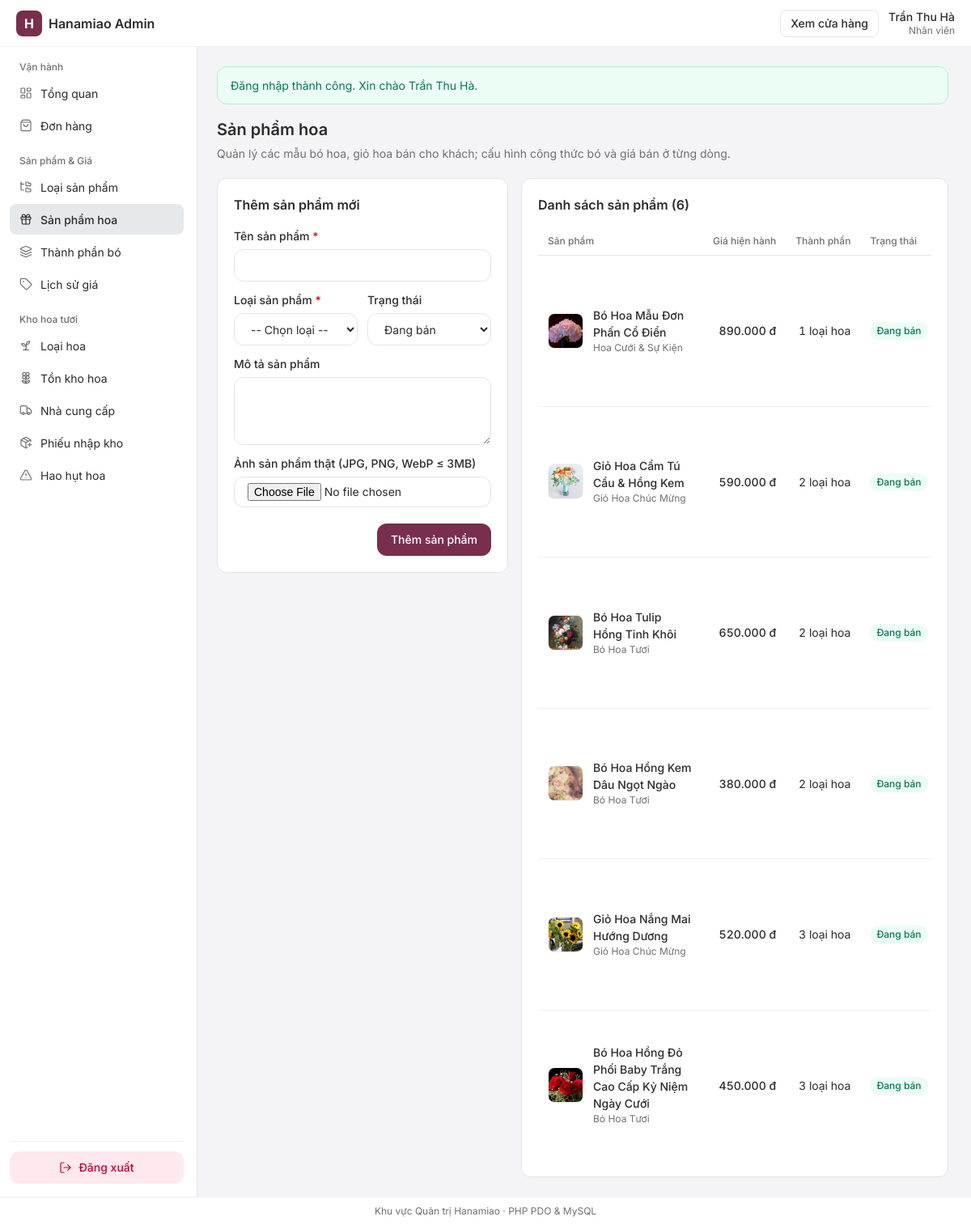
/admin/index.php?page=products (signed in), run on the app's committed database.
### tables this page shows
CREATE TABLE IF NOT EXISTS `SanPham` (
    `ID_SP` INT UNSIGNED NOT NULL AUTO_INCREMENT,
    `TenSanPham` VARCHAR(180) NOT NULL,
    `ID_LSP` INT UNSIGNED NOT NULL,
    `HinhAnh` VARCHAR(255) DEFAULT NULL,
    `MoTa` TEXT DEFAULT NULL,
    `TrangThai` TINYINT(1) NOT NULL DEFAULT 1,
    PRIMARY KEY (`ID_SP`),
    KEY `idx_sp_lsp` (`ID_LSP`),
    KEY `idx_sp_trangthai` (`TrangThai`),
    CONSTRAINT `fk_sanpham_loaisanpham` FOREIGN KEY (`ID_LSP`)
        REFERENCES `LoaiSanPham` (`ID_LSP`) ON UPDATE CASCADE ON DELETE RESTRICT
);

CREATE TABLE IF NOT EXISTS `LoaiSanPham` (
    `ID_LSP` INT UNSIGNED NOT NULL AUTO_INCREMENT,
    `TenLoaiSanPham` VARCHAR(120) NOT NULL,
    `TrangThai` TINYINT(1) NOT NULL DEFAULT 1,
    PRIMARY KEY (`ID_LSP`),
    KEY `idx_lsp_trangthai` (`TrangThai`)
);

### functions/helpers.php (called while the page is built, shortened)
<?php
function h(mixed $value): string
{
    return htmlspecialchars((string)($value ?? ''), ENT_QUOTES, 'UTF-8');
}
function formatMoney(float|int|string|null $amount): string
{
    return number_format((float)$amount, 0, ',', '.') . ' đ';
}
function getImageUrl(?string $relativePath, string $prefix = ''): string
{
    $clean = trim((string)($relativePath ?? ''));
    $normalized = ltrim(str_replace('\\', '/', $clean), '/');
    $absolutePath = dirname(__DIR__) . DIRECTORY_SEPARATOR . str_replace('/', DIRECTORY_SEPARATOR, $normalized);
    return $prefix . $normalized;
}

### admin/pages/products.php (the view, shortened to what this page needs)
<?php
$products = [];
$editProduct = null;
if ($pdo instanceof PDO) {
    try {
        $products = $pdo->query(
            'SELECT sp.ID_SP, sp.TenSanPham, sp.ID_LSP, sp.HinhAnh, sp.MoTa, sp.TrangThai,
                    lsp.TenLoaiSanPham,
                    (
                        SELECT g.GiaBan
                        FROM LichSuGia g
                        WHERE g.ID_SP = sp.ID_SP
                          AND g.NgayBatDau <= NOW()
                          AND (g.NgayKetThuc IS NULL OR g.NgayKetThuc > NOW())
                        ORDER BY (g.NgayKetThuc IS NULL) DESC, g.NgayBatDau DESC, g.ID_GB DESC
                        LIMIT 1
                    ) AS GiaBanHienTai,
                    (SELECT COUNT(*) FROM ThanhPhanBo t WHERE t.ID_SP = sp.ID_SP) AS SoThanhPhan
             FROM SanPham sp
             INNER JOIN LoaiSanPham lsp ON lsp.ID_LSP = sp.ID_LSP
             ORDER BY sp.ID_SP DESC'
        )->fetchAll();
    } catch (PDOException $exception) {
        error_log('[Hanamiao Admin Products] ' . $exception->getMessage());
        $dbError = 'Không thể tải danh sách sản phẩm.';
    }
}
?>
<div class="admin-page-head">
    <div>
        <h1 class="admin-page-title">Sản phẩm hoa</h1>
        <p class="admin-page-subtitle">Quản lý các mẫu bó hoa, giỏ hoa bán cho khách; cấu hình công thức bó và giá bán ở từng dòng.</p>
    </div>
</div>
<div class="admin-split-grid">
    <section class="admin-card">
        <div class="admin-card-head">
            <h2 class="admin-card-title"><?php echo $editProduct ? 'Cập nhật sản phẩm #' . (int)$editProduct['ID_SP'] : 'Thêm sản phẩm mới'; ?></h2>
        </div>
        <form action="actions/product_save.php" method="post" enctype="multipart/form-data" class="admin-form">
            <div class="admin-field">
                <label for="ten_sp" class="admin-label">Tên sản phẩm <span class="required-mark">*</span></label>
                <input id="ten_sp" name="ten_sp" type="text" class="admin-input" maxlength="180" value="<?php echo h($editProduct['TenSanPham'] ?? ''); ?>" required>
            </div>
            <div class="admin-form-row">
                <div class="admin-field">
                    <label for="id_lsp" class="admin-label">Loại sản phẩm <span class="required-mark">*</span></label>
                    <select id="id_lsp" name="id_lsp" class="admin-input" required>
                        <option value="">-- Chọn loại --</option>
                    </select>
                </div>
                <div class="admin-field">
                    <label for="trang_thai" class="admin-label">Trạng thái</label>
                    <?php $st = (int)($editProduct['TrangThai'] ?? 1); ?>
                    <select id="trang_thai" name="trang_thai" class="admin-input">
                        <option value="1"<?php echo $st === 1 ? ' selected' : ''; ?>>Đang bán</option>
                    </select>
                </div>
            </div>
            <div class="admin-field">
                <label for="mo_ta" class="admin-label">Mô tả sản phẩm</label>
                <textarea id="mo_ta" name="mo_ta" rows="3" class="admin-input admin-textarea"><?php echo h($editProduct['MoTa'] ?? ''); ?></textarea>
            </div>
            <div class="admin-field">
                <label for="hinh_anh" class="admin-label">Ảnh sản phẩm thật (JPG, PNG, WebP &le; 3MB)</label>
                <input id="hinh_anh" name="hinh_anh" type="file" accept="image/jpeg,image/png,image/webp" class="admin-input admin-file-input">
            </div>
            <div class="admin-form-actions">
                <button type="submit" class="admin-btn admin-btn-primary">
                    <?php echo $editProduct ? 'Lưu thay đổi' : 'Thêm sản phẩm'; ?>
                </button>
            </div>
        </form>
    </section>
    <section class="admin-card">
        <div class="admin-card-head">
            <h2 class="admin-card-title">Danh sách sản phẩm (<?php echo count($products); ?>)</h2>
        </div>
        <?php if (count($products) === 0): ?>
            <div class="admin-empty-inline"><p class="admin-muted">Chưa có sản phẩm nào.</p></div>
        <?php else: ?>
            <div class="admin-table-wrap">
                <table class="admin-table">
                    <thead>
                        <tr>
                            <th>Sản phẩm</th>
                            <th class="text-right">Giá hiện hành</th>
                            <th class="text-right">Thành phần</th>
                            <th>Trạng thái</th>
                        </tr>
                    </thead>
                    <tbody>
                        <?php foreach ($products as $sp): ?>
                            <?php $id = (int)$sp['ID_SP']; $active = (int)$sp['TrangThai'] === 1; ?>
                            <tr>
                                <td>
                                    <div class="admin-item-cell">
                                        <img class="admin-thumb-sm" src="<?php echo h(getImageUrl($sp['HinhAnh'], '../')); ?>" alt="<?php echo h($sp['TenSanPham']); ?>">
                                        <div>
                                            <div class="cell-primary"><?php echo h($sp['TenSanPham']); ?></div>
                                            <div class="cell-sub"><?php echo h($sp['TenLoaiSanPham']); ?></div>
                                        </div>
                                    </div>
                                </td>
                                <td class="text-right tabular-nums font-medium">
                                    <?php echo h(formatMoney($sp['GiaBanHienTai'])); ?>
                                </td>
                                <td class="text-right tabular-nums">
                                    <?php echo (int)$sp['SoThanhPhan']; ?> loại hoa
                                </td>
                                <td>
                                    <span class="admin-badge <?php echo $active ? 'badge-success' : 'badge-neutral'; ?>">
                                        <?php echo $active ? 'Đang bán' : 'Ngừng'; ?>
                                    </span>
                                </td>
                            </tr>
                        <?php endforeach; ?>
                    </tbody>
                </table>
            </div>
        <?php endif; ?>
    </section>
</div>

### css/tokens.css (style rules this page uses)
:root { color-scheme: light; --app-font: "Inter", ui-sans-serif, system-ui, -apple-system, "Segoe UI", Roboto, sans-serif; --primary: #7a2e4d; --primary-hover: #63233d; --primary-foreground: #ffffff; --primary-light: rgba(122, 46, 77, 0.08); --background: #f4f4f6; --surface: #ffffff; --surface-overlay: #ffffff; --foreground: #2c2c2c; --muted: #707070; --border: #f0f0f3; --border-strong: #e4e4e7; --border-focus: var(--primary); --ring-focus: rgba(122, 46, 77, 0.12); --item-hover: #f4f4f6; --surface-hover: #f8f8fa; --background-hover: #e7e7ea; --secondary: #e7e8ec; --secondary-hover: #dbdce2; --button-hover-surface: #f1f1f3; --button-hover-page: #e4e4e7; --button-hover: var(--button-hover-surface); --elevation-popover: 0 10px 15px -3px rgb(0 0 0 / 0.1), 0 4px 6px -4px rgb(0 0 0 / 0.1); --elevation-modal: 0 20px 25px -5px rgb(0 0 0 / 0.1), 0 8px 10px -6px rgb(0 0 0 / 0.1); --danger: #c70036; --danger-bg: rgb(255 32 86 / 0.1); --danger-bg-hover: rgb(255 32 86 / 0.15); --error: #fb2c36; --error-ring: rgb(251 44 54 / 0.1); --error-text: #e7000b; --error-bg: #fef2f2; --error-border: #ffc9c9; --error-strong: #c10007; --success-bg: #ecfdf5; --success: #007a55; --warning-bg: #fffbeb; --warning: #bb4d00; --neutral-bg: #f4f4f5; --neutral: #52525c; --text-xs: 0.75rem; --text-sm: 0.875rem; --text-base: 1rem; --text-lg: 1.125rem; --text-xl: 1.25rem; --text-2xl: 1.5rem; --text-3xl: 1.875rem; --space-1: 4px; --space-2: 8px; --space-3: 12px; --space-4: 16px; --space-5: 20px; --space-6: 24px; --space-8: 32px; --space-10: 40px; --radius-sm: 8px; --radius-md: 10px; --radius-lg: 12px; --radius-full: 9999px; --transition-fast: 150ms cubic-bezier(0.22, 1, 0.36, 1); --transition-base: 220ms cubic-bezier(0.22, 1, 0.36, 1); }
*, *::before, *::after { box-sizing: border-box; }
body { margin: 0; font-family: var(--app-font); font-size: var(--text-sm); line-height: 1.5; color: var(--foreground); background-color: var(--background); -webkit-font-smoothing: antialiased; -moz-osx-font-smoothing: grayscale; }
.tabular-nums { font-variant-numeric: tabular-nums; }
* { --scrollbar-thumb: transparent; }

### data on the page
sanpham: HinhAnh (picture), TenSanPham "Bó Hoa Mẫu Đơn Phấn Cổ Điển", ID_LSP.TenLoaiSanPham "Hoa Cưới & Sự Kiện", GiaBanHienTai "890.000 đ", SoThanhPhan "1", TrangThai "Đang bán"
sanpham: HinhAnh (picture), TenSanPham "Giỏ Hoa Cẩm Tú Cầu & Hồng Kem", ID_LSP.TenLoaiSanPham "Giỏ Hoa Chúc Mừng", GiaBanHienTai "590.000 đ", SoThanhPhan "2", TrangThai "Đang bán"
sanpham: HinhAnh (picture), TenSanPham "Bó Hoa Tulip Hồng Tinh Khôi", ID_LSP.TenLoaiSanPham "Bó Hoa Tươi", GiaBanHienTai "650.000 đ", SoThanhPhan "2", TrangThai "Đang bán"
sanpham: HinhAnh (picture), TenSanPham "Bó Hoa Hồng Kem Dâu Ngọt Ngào", ID_LSP.TenLoaiSanPham "Bó Hoa Tươi", GiaBanHienTai "380.000 đ", SoThanhPhan "2", TrangThai "Đang bán"
sanpham: HinhAnh (picture), TenSanPham "Giỏ Hoa Nắng Mai Hướng Dương", ID_LSP.TenLoaiSanPham "Giỏ Hoa Chúc Mừng", GiaBanHienTai "520.000 đ", SoThanhPhan "3", TrangThai "Đang bán"
sanpham: HinhAnh (picture), TenSanPham "Bó Hoa Hồng Đỏ Phối Baby Trắng Cao Cấp Kỷ Niệm Ngày Cưới", ID_LSP.TenLoaiSanPham "Bó Hoa Tươi", GiaBanHienTai "450.000 đ", SoThanhPhan "3", TrangThai "Đang bán"

### other printed values
$adminName "Trần Thu Hà"
$adminRoleLabel "Nhân viên"
$groupName "Vận hành"
$item['label'] "Tổng quan"
$item['label'] "Đơn hàng"
$groupName "Sản phẩm & Giá"
$item['label'] "Loại sản phẩm"
$item['label'] "Sản phẩm hoa"
$item['label'] "Thành phần bó"
$item['label'] "Lịch sử giá"
$groupName "Kho hoa tươi"
$item['label'] "Loại hoa"
$item['label'] "Tồn kho hoa"
$item['label'] "Nhà cung cấp"
$item['label'] "Phiếu nhập kho"
